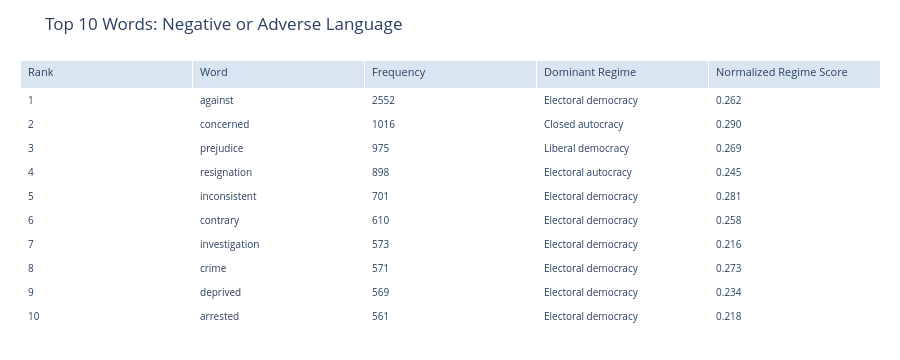
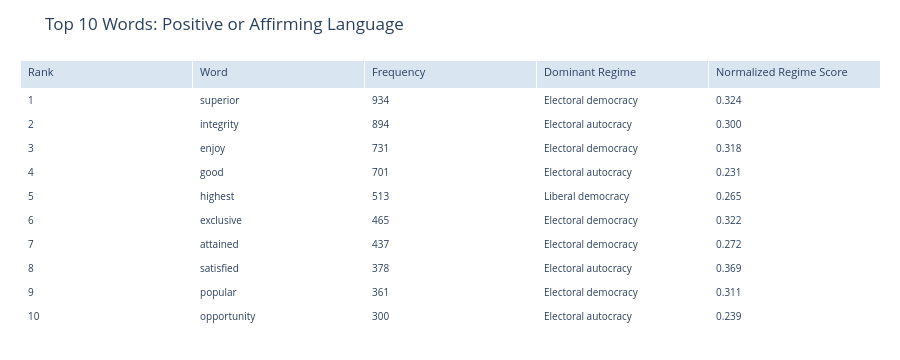

Source (notebook cell) for these figures, in order:
### Code cell
top_words_by_sentiment = (
    w2v_sent_long[
        ['sentiment_label', 'term_str', 'n', 'dominant_regime', 'normalized_regime_score']
    ]
    .drop_duplicates()
    .sort_values(['sentiment_label', 'n', 'normalized_regime_score'], ascending=[True, False, False])
    .groupby('sentiment_label', group_keys=False)
    .head(10)
    .copy()
)

top_words_by_sentiment['rank'] = top_words_by_sentiment.groupby('sentiment_label').cumcount() + 1
top_words_by_sentiment['normalized_regime_score'] = top_words_by_sentiment['normalized_regime_score'].map(lambda x: f'{x:.3f}')

sentiment_table_figs = {}
for sentiment_label in sentiment_label_order:
    table_df = top_words_by_sentiment[top_words_by_sentiment['sentiment_label'] == sentiment_label].copy()
    table_df = table_df.rename(columns={
        'rank': 'Rank',
        'term_str': 'Word',
        'n': 'Frequency',
        'dominant_regime': 'Dominant Regime',
        'normalized_regime_score': 'Normalized Regime Score',
    })[
        ['Rank', 'Word', 'Frequency', 'Dominant Regime', 'Normalized Regime Score']
    ]

    table_fig = go.Figure(
        data=[
            go.Table(
                header=dict(
                    values=list(table_df.columns),
                    align='left',
                    fill_color='#D9E6F2',
                    font=dict(size=11),
                ),
                cells=dict(
                    values=[table_df[col] for col in table_df.columns],
                    align='left',
                    fill_color='white',
                    font=dict(size=10),
                    height=24,
                ),
            )
        ]
    )

    table_fig.update_layout(
        title=f'Top 10 Words: {sentiment_label}',
        height=max(360, 120 + 24 * len(table_df)),
        margin=dict(t=60, r=20, b=20, l=20),
        template='plotly_white',
    )
    table_fig.show()
    sentiment_table_figs[sentiment_label] = table_fig

saved_w2v_tables = {}
w2v_sent_fig.write_html(W2V_SENTIMENT_HTML, include_plotlyjs='cdn')
w2v_sent_mixed_fig.write_html(W2V_SENTIMENT_MIXED_HTML, include_plotlyjs='cdn')
for sentiment_label, table_fig in sentiment_table_figs.items():
    safe_name = sentiment_label.lower().replace(' ', '_').replace(':', '').replace('-', '_')
    table_path = ROOT / f'riff_w2v_sentiment_table_{safe_name}.html'
    table_fig.write_html(table_path, include_plotlyjs='cdn')
    saved_w2v_tables[sentiment_label] = table_path

print('Saved Word2Vec t-SNE chart:', W2V_SENTIMENT_HTML)
print('Saved Word2Vec mixed/shared-usage chart:', W2V_SENTIMENT_MIXED_HTML)
for sentiment_label, table_path in saved_w2v_tables.items():
    print(f'Saved Word2Vec table [{sentiment_label}]: {table_path}')

### Figure 1 — Plotly figure (JSON) as saved in the notebook; plotly's stock layout.template omitted (floating-point values rounded to 4 significant figures)
{"data": [{"cells": {"align": "left", "fill": {"color": "white"}, "font": {"size": 10}, "height": 24, "values": [[1, 2, 3, 4, 5, 6, 7, 8, 9, 10], ["against", "concerned", "prejudice", "resignation", "inconsistent", "contrary", "investigation", "crime", "deprived", "arrested"], [2552, 1016, 975, 898, 701, 610, 573, 571, 569, 561], ["Electoral democracy", "Closed autocracy", "Liberal democracy", "Electoral autocracy", "Electoral democracy", "Electoral democracy", "Electoral democracy", "Electoral democracy", "Electoral democracy", "Electoral democracy"], ["0.262", "0.290", "0.269", "0.245", "0.281", "0.258", "0.216", "0.273", "0.234", "0.218"]]}, "header": {"align": "left", "fill": {"color": "#D9E6F2"}, "font": {"size": 11}, "values": ["Rank", "Word", "Frequency", "Dominant Regime", "Normalized Regime Score"]}, "type": "table"}], "layout": {"height": 360, "margin": {"b": 20, "l": 20, "r": 20, "t": 60}, "title": {"text": "Top 10 Words: Negative or Adverse Language"}}}

### Figure 2 — Plotly figure (JSON) as saved in the notebook; plotly's stock layout.template omitted (floating-point values rounded to 4 significant figures)
{"data": [{"cells": {"align": "left", "fill": {"color": "white"}, "font": {"size": 10}, "height": 24, "values": [[1, 2, 3, 4, 5, 6, 7, 8, 9, 10], ["superior", "integrity", "enjoy", "good", "highest", "exclusive", "attained", "satisfied", "popular", "opportunity"], [934, 894, 731, 701, 513, 465, 437, 378, 361, 300], ["Electoral democracy", "Electoral autocracy", "Electoral democracy", "Electoral autocracy", "Liberal democracy", "Electoral democracy", "Electoral democracy", "Electoral autocracy", "Electoral democracy", "Electoral autocracy"], ["0.324", "0.300", "0.318", "0.231", "0.265", "0.322", "0.272", "0.369", "0.311", "0.239"]]}, "header": {"align": "left", "fill": {"color": "#D9E6F2"}, "font": {"size": 11}, "values": ["Rank", "Word", "Frequency", "Dominant Regime", "Normalized Regime Score"]}, "type": "table"}], "layout": {"height": 360, "margin": {"b": 20, "l": 20, "r": 20, "t": 60}, "title": {"text": "Top 10 Words: Positive or Affirming Language"}}}
